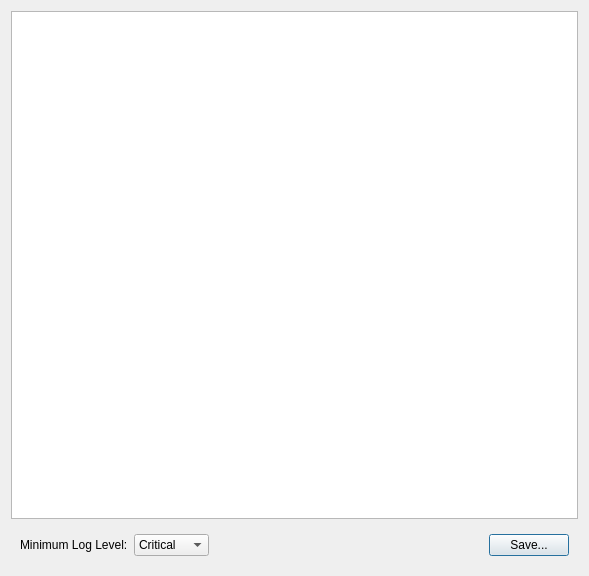
<?xml version="1.0" encoding="UTF-8"?>
<ui version="4.0">
 <class>LogDialog</class>
 <widget class="QDialog" name="LogDialog">
  <property name="geometry">
   <rect>
    <x>0</x>
    <y>0</y>
    <width>589</width>
    <height>576</height>
   </rect>
  </property>
  <property name="font">
   <font/>
  </property>
  <property name="windowTitle">
   <string>vimage log</string>
  </property>
  <layout class="QVBoxLayout" name="verticalLayout">
   <item>
    <widget class="LoggingQTextEdit" name="text_edit">
     <property name="lineWrapMode">
      <enum>QTextEdit::NoWrap</enum>
     </property>
     <property name="readOnly">
      <bool>true</bool>
     </property>
    </widget>
   </item>
   <item>
    <widget class="QWidget" name="widget" native="true">
     <layout class="QHBoxLayout" name="horizontalLayout">
      <item>
       <widget class="QLabel" name="label">
        <property name="text">
         <string>Minimum Log Level:</string>
        </property>
        <property name="buddy">
         <cstring>comboBox</cstring>
        </property>
       </widget>
      </item>
      <item>
       <widget class="QComboBox" name="comboBox">
        <property name="currentText">
         <string>Critical</string>
        </property>
        <property name="insertPolicy">
         <enum>QComboBox::NoInsert</enum>
        </property>
        <item>
         <property name="text">
          <string>Critical</string>
         </property>
        </item>
        <item>
         <property name="text">
          <string>Error</string>
         </property>
        </item>
        <item>
         <property name="text">
          <string>Warning</string>
         </property>
        </item>
        <item>
         <property name="text">
          <string>Info</string>
         </property>
        </item>
        <item>
         <property name="text">
          <string>Debug</string>
         </property>
        </item>
       </widget>
      </item>
      <item>
       <spacer name="horizontalSpacer">
        <property name="orientation">
         <enum>Qt::Horizontal</enum>
        </property>
        <property name="sizeHint" stdset="0">
         <size>
          <width>360</width>
          <height>20</height>
         </size>
        </property>
       </spacer>
      </item>
      <item>
       <widget class="QPushButton" name="saveLogButton">
        <property name="text">
         <string>Save...</string>
        </property>
       </widget>
      </item>
     </layout>
    </widget>
   </item>
  </layout>
 </widget>
 <customwidgets>
  <customwidget>
   <class>LoggingQTextEdit</class>
   <extends>QTextEdit</extends>
   <header>vmg/logging_text_edit.h</header>
  </customwidget>
 </customwidgets>
 <resources/>
 <connections/>
</ui>
